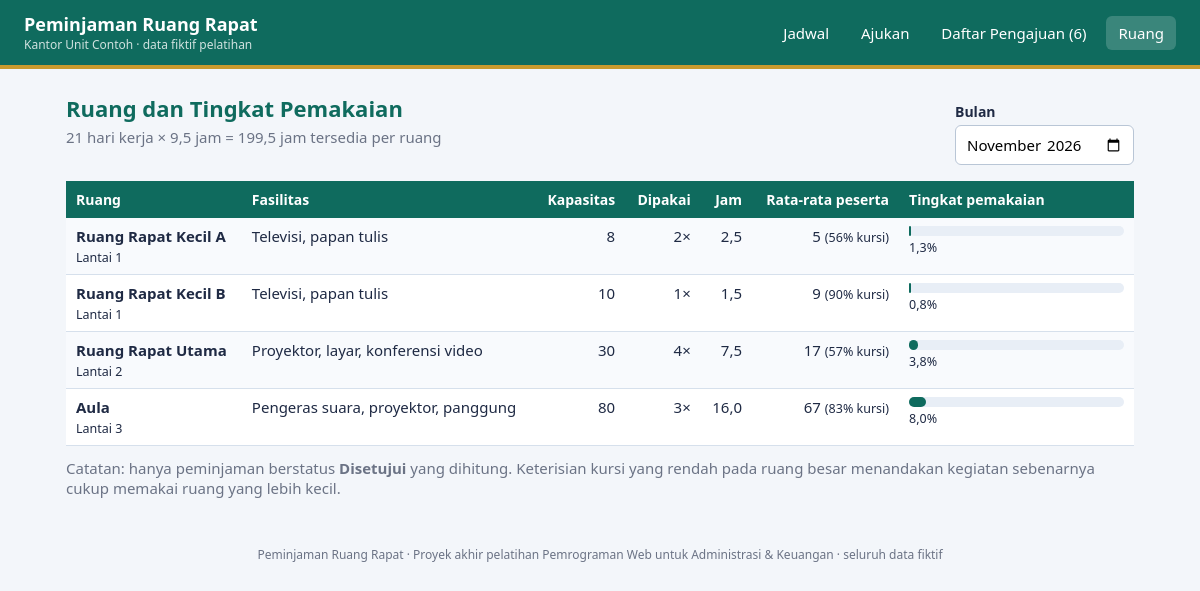
Page /ruang.php on the committed database.
### tables this page shows
CREATE TABLE ruang (
  id INT AUTO_INCREMENT PRIMARY KEY,                           
  nama VARCHAR(50) NOT NULL UNIQUE,                            
  lantai TINYINT NOT NULL,                                     
  kapasitas INT NOT NULL CHECK (kapasitas > 0),                
  fasilitas VARCHAR(150) NOT NULL DEFAULT ''                   
);

### config.php (called while the page is built, shortened)
<?php
function e($teks) { return htmlspecialchars((string) $teks, ENT_QUOTES, "UTF-8"); }

### ruang.php (the view, shortened to what this page needs)
<?php
require "config.php";
$bulan = $_GET["bulan"] ?? date("Y-m");
$hariKerja = 0;
$jumlahHari = (int) date("t", strtotime($bulan . "-01"));
for ($h = 1; $h <= $jumlahHari; $h++) {
    $n = date("N", strtotime("$bulan-$h"));
    if ($n <= 5) $hariKerja++;
}
$jamLayanan = (strtotime(JAM_TUTUP) - strtotime(JAM_BUKA)) / 3600;
$jamTersedia = $hariKerja * $jamLayanan;
$st = $db->prepare("SELECT r.*, COUNT(p.id) AS kali,
                           COALESCE(SUM(TIME_TO_SEC(TIMEDIFF(p.jam_selesai, p.jam_mulai))) / 3600, 0) AS jam,
                           COALESCE(AVG(p.peserta), 0) AS rata_peserta
                    FROM ruang r
                    LEFT JOIN peminjaman p ON p.ruang_id = r.id AND p.status = 'Disetujui'
                                           AND DATE_FORMAT(p.tanggal, '%Y-%m') = ?
                    GROUP BY r.id ORDER BY r.lantai, r.nama");
$st->execute([$bulan]);
$data = $st->fetchAll();
require "inc/header.php";
?>
<div class="baris-judul">
  <div>
    <h1>Ruang dan Tingkat Pemakaian</h1>
    <p class="sub"><?= $hariKerja ?> hari kerja × <?= str_replace(".", ",", $jamLayanan) ?> jam = <?= str_replace(".", ",", $jamTersedia) ?> jam tersedia per ruang</p>
  </div>
  <form method="get" class="filter">
    <div class="isian"><label for="bulan">Bulan</label>
      <input type="month" id="bulan" name="bulan" value="<?= $bulan ?>" onchange="this.form.submit()"></div>
  </form>
</div>
<div class="tabel-wadah">
  <table>
    <tr><th>Ruang</th><th>Fasilitas</th><th class="n">Kapasitas</th><th class="n">Dipakai</th><th class="n">Jam</th><th class="n">Rata-rata peserta</th><th style="width:22%">Tingkat pemakaian</th></tr>
    <?php foreach ($data as $r):
        $persen = $jamTersedia ? $r["jam"] / $jamTersedia * 100 : 0;
        $isi = $r["kapasitas"] ? $r["rata_peserta"] / $r["kapasitas"] * 100 : 0;
    ?>
      <tr>
        <td><b><?= e($r["nama"]) ?></b><br><small>Lantai <?= $r["lantai"] ?></small></td>
        <td><?= e($r["fasilitas"]) ?></td>
        <td class="n"><?= $r["kapasitas"] ?></td>
        <td class="n"><?= $r["kali"] ?>×</td>
        <td class="n"><?= number_format($r["jam"], 1, ",", ".") ?></td>
        <td class="n"><?= number_format($r["rata_peserta"], 0) ?> <small>(<?= number_format($isi, 0) ?>% kursi)</small></td>
        <td><div class="batang"><span style="width: <?= min(100, round($persen)) ?>%"></span></div><small><?= number_format($persen, 1, ",", ".") ?>%</small></td>
      </tr>
    <?php endforeach; ?>
  </table>
</div>
<p class="sub" style="margin-top:12px">Catatan: hanya peminjaman berstatus <b>Disetujui</b> yang dihitung. Keterisian kursi yang rendah pada ruang besar menandakan kegiatan sebenarnya cukup memakai ruang yang lebih kecil.</p>
<?php require "inc/footer.php"; ?>

### assets/gaya.css (style rules this page uses)
:root { --utama: #0f6b5e; --utama-muda: #dff2ee; --aksen: #c99a2e; --teks: #1f2a44; --redup: #6b7385; --garis: #d6e0ec; --latar: #f3f6fa; --hijau: #137a6b; --kuning: #a86b00; --merah: #b3261e; }
* { box-sizing: border-box; }
body { margin: 0; font-family: "Segoe UI", Arial, sans-serif; color: var(--teks); background: var(--latar); font-size: 15px; }
h1 { font-size: 22px; color: var(--utama); margin: 0 0 4px; }
.sub { color: var(--redup); margin: 0 0 18px; }
.baris-judul { display: flex; justify-content: space-between; align-items: flex-end; flex-wrap: wrap; gap: 12px; margin-bottom: 16px; }
.tabel-wadah { overflow-x: auto; }
table { border-collapse: collapse; width: 100%; background: #fff; }
th { background: var(--utama); color: #fff; text-align: left; padding: 9px 10px; font-weight: 600; font-size: 14px; }
td { padding: 8px 10px; border-bottom: 1px solid var(--garis); vertical-align: top; }
tr:nth-child(even) td { background: #f8fafd; }
.n { text-align: right; white-space: nowrap; }
.isian label { display: block; font-weight: 600; font-size: 14px; margin-bottom: 4px; }
.isian input, .isian select, .isian textarea { width: 100%; padding: 8px 10px; border: 1px solid #b9c6d6; border-radius: 6px; font: inherit; }
.filter { display: flex; flex-wrap: wrap; gap: 10px; align-items: flex-end; }
.filter .isian { min-width: 160px; }
.batang { background: #e8eef6; border-radius: 6px; height: 10px; min-width: 80px; }
.batang span { display: block; height: 100%; border-radius: 6px; background: var(--utama); }

### rows in the picture
ruang: nama "Ruang Rapat Kecil A", lantai "1", fasilitas "Televisi, papan tulis", kapasitas "8", kali "2", jam "2,5", rata_peserta "5", isi "56", persen "1,3"
ruang: nama "Ruang Rapat Kecil B", lantai "1", fasilitas "Televisi, papan tulis", kapasitas "10", kali "1", jam "1,5", rata_peserta "9", isi "90", persen "0,8"
ruang: nama "Ruang Rapat Utama", lantai "2", fasilitas "Proyektor, layar, konferensi video", kapasitas "30", kali "4", jam "7,5", rata_peserta "17", isi "57", persen "3,8"
ruang: nama "Aula", lantai "3", fasilitas "Pengeras suara, proyektor, panggung", kapasitas "80", kali "3", jam "16,0", rata_peserta "67", isi "83", min(100, round($persen)) 8 (drawn), persen "8,0"

### other values in the picture
$label "Jadwal"
$label "Ajukan"
$label "Daftar Pengajuan"
$jumlahMenunggu "6"
$label "Ruang"
$hariKerja "21"
str_replace(".", ",", $jamLayanan) "9,5"
str_replace(".", ",", $jamTersedia) "199,5"
